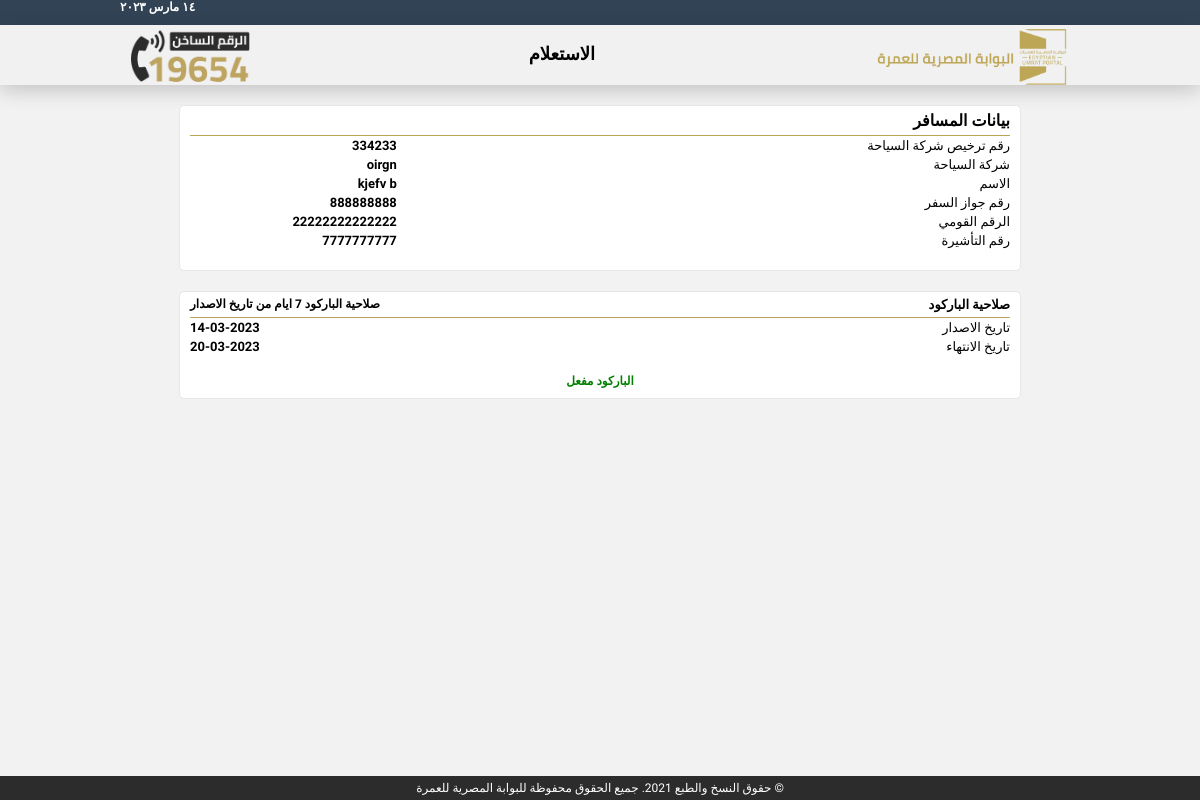
Page /passenger/22222222222222 on the committed database.
### mysite/models.py (models this page shows, shortened)
class Passenger(models.Model):
    arabic_name = models.CharField(max_length=150)
    english_name = models.CharField(max_length=150)
    national_id = models.CharField(max_length=14)
    data_of_birth = models.DateField()
    passport_number = models.CharField(max_length=9)
    passport_start = models.DateField()
    passport_end = models.DateField()
    visa_type = models.CharField(max_length=150, default='زيارة شخصية')
    visa_number = models.CharField(max_length=150)
    visa_start = models.DateField()
    visa_end = models.DateField()
    company = models.ForeignKey(Company, on_delete=models.CASCADE)
    created = models.DateTimeField(default=timezone.now, blank=True)
    deleted = models.BooleanField(default=False, blank=True)
    class Meta:
        ordering = ['-created']

class Company(models.Model):
    name = models.CharField(max_length=50)
    number = models.CharField(max_length=50)
    created = models.DateTimeField(default=timezone.now)

### mysite/views.py (the view)
def passengerDetails(request, national_id):
    passenger = get_object_or_404(Passenger, national_id=national_id)
    one_week_from_now = passenger.created + timedelta(days=6)
    is_within_7_days = True
    now = timezone.now()
    delta = now - passenger.created
    if delta <= timedelta(days=7):
        is_within_7_days = False
    return render(request, 'mysite/passenger_details.html',
                  {'passenger': passenger, 'is_within_7_days': is_within_7_days, 'one_week_from_now': one_week_from_now})

### mysite/templates/mysite/passenger_details.html (shortened to what this page needs)
{% extends 'base.html' %}
{% block content %}
<div class="table-wrapper">
    <table>
        <tbody>
            <tr>
                <div class="table-header">بيانات المسافر</div>
            </tr>
            <tr>
                <th>رقم ترخيص شركة السياحة</th>
                <td>{{passenger.company.number}}</td>
            </tr>
            <tr>
                <th>شركة السياحة</th>
                <td>{{passenger.company.name}}</td>
            </tr>
            <tr>
                <th>الاسم</th>
                <td>{{passenger.arabic_name}}</td>
            </tr>
            <tr>
                <th>رقم جواز السفر</th>
                <td>{{passenger.passport_number}}</td>
            </tr>
            <tr>
                <th>الرقم القومي</th>
                <td>{{passenger.national_id}}</td>
            </tr>
            <tr>
                <th>رقم التأشيرة</th>
                <td>{{passenger.visa_number}}</td>
            </tr>
        </tbody>
    </table>
</div>
<div class="table-wrapper">
    <div class="table-header">
        <p class="head">صلاحية الباركود</p>
        <p class="title-passenger-data">صلاحية الباركود 7 ايام من تاريخ الاصدار</p>
    </div>
    <table>
        <tbody>
            <tr>
                <th>تاريخ الاصدار</th>
                <td class="barcode-date">{{passenger.created|date:"d-m-Y"}}</td>
            </tr>
            <tr>
                <th>تاريخ الانتهاء</th>
                <td class="barcode-date">{{one_week_from_now|date:"d-m-Y"}}</td>
            </tr>
        </tbody>
    </table>
    {% if is_within_7_days %}
    <div class="barcode-ended">
        <p>تم الانتهاء صلاحية الباركود</p>
    </div>
    {% else %}
    <div class="barcode-ended">
        <p style="color: green;">الباركود مفعل
        <p>
    </div>
    {% endif %}
</div>
{% endblock content %}

### static/css/style.css (style rules this page uses)
* { margin: 0px; padding: 0px; font-family: 'Cairo', sans-serif; }
body { background-color: #f2f2f2; }
.table-wrapper { background-color: white; border: 1.5px solid #e6e6e6; width: 70%; margin: 20px auto; padding-bottom: 20px; border-radius: 5px; }
table { border-collapse: collapse; border-spacing: 0; width: 100%; }
.table-header { display: flex; justify-content: space-between; margin: 0px 10px; padding: 5px 0px; font-weight: 700; border-bottom: 1px solid #BCA556; border-spacing: 10px; }
.table-header .title-passenger-data { text-align: right; font-size: 12px; font-weight: 800; }
.head { font-size: 13px; font-weight: 900; }
p { margin: 0; padding: 0; }
th { font-weight: 400; width: 73%; text-align: right; font-size: 13px; }
.barcode-date { text-align: left; }
td { text-align: right; font-size: small; font-weight: 650; }
td, th { padding: 2px 10px; }
.barcode-ended p { text-align: center; color: red; padding-top: 8px; font-weight: 700; font-size: 12px; margin: 10px 0px -14px; }

### rows in the picture
Passenger: company.number "334233", company.name "oirgn", arabic_name "kjefv b", passport_number "888888888", national_id "22222222222222", visa_number "7777777777", created "14-03-2023"

### other values in the picture
{{ one_week_from_now|date:"d-m-Y" }} "20-03-2023"
